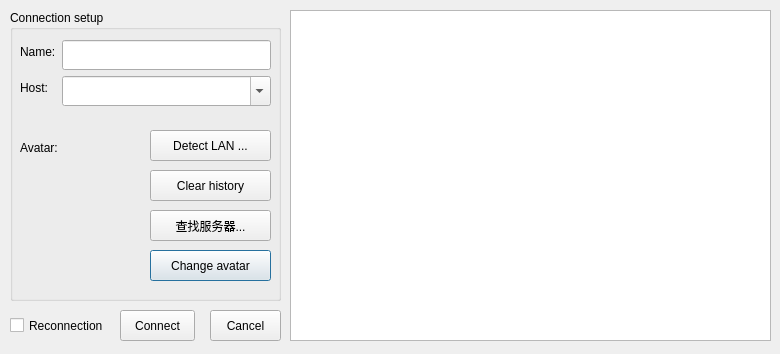
<?xml version="1.0" encoding="UTF-8"?>
<ui version="4.0">
 <class>ConnectionDialog</class>
 <widget class="QDialog" name="ConnectionDialog">
  <property name="windowModality">
   <enum>Qt::WindowModal</enum>
  </property>
  <property name="geometry">
   <rect>
    <x>0</x>
    <y>0</y>
    <width>780</width>
    <height>354</height>
   </rect>
  </property>
  <property name="windowTitle">
   <string>Connection setup</string>
  </property>
  <widget class="QGroupBox" name="groupBox">
   <property name="geometry">
    <rect>
     <x>10</x>
     <y>10</y>
     <width>271</width>
     <height>291</height>
    </rect>
   </property>
   <property name="title">
    <string>Connection setup</string>
   </property>
   <widget class="QLabel" name="avatarLabel">
    <property name="geometry">
     <rect>
      <x>10</x>
      <y>130</y>
      <width>42</width>
      <height>16</height>
     </rect>
    </property>
    <property name="text">
     <string>Avatar:</string>
    </property>
   </widget>
   <widget class="QLabel" name="avatarPixmap">
    <property name="geometry">
     <rect>
      <x>20</x>
      <y>160</y>
      <width>111</width>
      <height>111</height>
     </rect>
    </property>
    <property name="minimumSize">
     <size>
      <width>100</width>
      <height>100</height>
     </size>
    </property>
    <property name="text">
     <string/>
    </property>
    <property name="scaledContents">
     <bool>true</bool>
    </property>
   </widget>
   <widget class="QPushButton" name="changeAvatarButton">
    <property name="geometry">
     <rect>
      <x>140</x>
      <y>240</y>
      <width>121</width>
      <height>31</height>
     </rect>
    </property>
    <property name="text">
     <string>Change avatar</string>
    </property>
   </widget>
   <widget class="QPushButton" name="detectLANButton">
    <property name="geometry">
     <rect>
      <x>140</x>
      <y>120</y>
      <width>121</width>
      <height>31</height>
     </rect>
    </property>
    <property name="text">
     <string>Detect LAN ...</string>
    </property>
   </widget>
   <widget class="QPushButton" name="clearHistoryButton">
    <property name="geometry">
     <rect>
      <x>140</x>
      <y>160</y>
      <width>121</width>
      <height>31</height>
     </rect>
    </property>
    <property name="text">
     <string>Clear history</string>
    </property>
   </widget>
   <widget class="QWidget" name="layoutWidget">
    <property name="geometry">
     <rect>
      <x>10</x>
      <y>30</y>
      <width>251</width>
      <height>76</height>
     </rect>
    </property>
    <layout class="QFormLayout" name="formLayout">
     <item row="0" column="0">
      <widget class="QLabel" name="nameLabel">
       <property name="text">
        <string>Name:</string>
       </property>
       <property name="buddy">
        <cstring>nameLineEdit</cstring>
       </property>
      </widget>
     </item>
     <item row="1" column="0">
      <widget class="QLabel" name="hostLabel">
       <property name="text">
        <string>Host:</string>
       </property>
      </widget>
     </item>
     <item row="1" column="1">
      <widget class="QComboBox" name="hostComboBox">
       <property name="minimumSize">
        <size>
         <width>0</width>
         <height>30</height>
        </size>
       </property>
       <property name="editable">
        <bool>true</bool>
       </property>
      </widget>
     </item>
     <item row="0" column="1">
      <widget class="QLineEdit" name="nameLineEdit">
       <property name="minimumSize">
        <size>
         <width>0</width>
         <height>30</height>
        </size>
       </property>
      </widget>
     </item>
    </layout>
   </widget>
   <widget class="QPushButton" name="pushButtonFindServer">
    <property name="geometry">
     <rect>
      <x>140</x>
      <y>200</y>
      <width>121</width>
      <height>31</height>
     </rect>
    </property>
    <property name="text">
     <string>查找服务器...</string>
    </property>
   </widget>
  </widget>
  <widget class="QListWidget" name="avatarList">
   <property name="geometry">
    <rect>
     <x>290</x>
     <y>10</y>
     <width>481</width>
     <height>331</height>
    </rect>
   </property>
   <property name="iconSize">
    <size>
     <width>80</width>
     <height>80</height>
    </size>
   </property>
   <property name="movement">
    <enum>QListView::Static</enum>
   </property>
   <property name="viewMode">
    <enum>QListView::IconMode</enum>
   </property>
  </widget>
  <widget class="QPushButton" name="cancelButton">
   <property name="geometry">
    <rect>
     <x>210</x>
     <y>310</y>
     <width>71</width>
     <height>31</height>
    </rect>
   </property>
   <property name="text">
    <string>Cancel</string>
   </property>
  </widget>
  <widget class="QPushButton" name="connectButton">
   <property name="geometry">
    <rect>
     <x>120</x>
     <y>310</y>
     <width>75</width>
     <height>31</height>
    </rect>
   </property>
   <property name="text">
    <string>Connect</string>
   </property>
  </widget>
  <widget class="QCheckBox" name="reconnectionCheckBox">
   <property name="geometry">
    <rect>
     <x>10</x>
     <y>310</y>
     <width>101</width>
     <height>31</height>
    </rect>
   </property>
   <property name="text">
    <string>Reconnection</string>
   </property>
  </widget>
 </widget>
 <tabstops>
  <tabstop>avatarList</tabstop>
 </tabstops>
 <resources/>
 <connections>
  <connection>
   <sender>cancelButton</sender>
   <signal>clicked()</signal>
   <receiver>ConnectionDialog</receiver>
   <slot>reject()</slot>
   <hints>
    <hint type="sourcelabel">
     <x>188</x>
     <y>273</y>
    </hint>
    <hint type="destinationlabel">
     <x>241</x>
     <y>158</y>
    </hint>
   </hints>
  </connection>
 </connections>
</ui>
